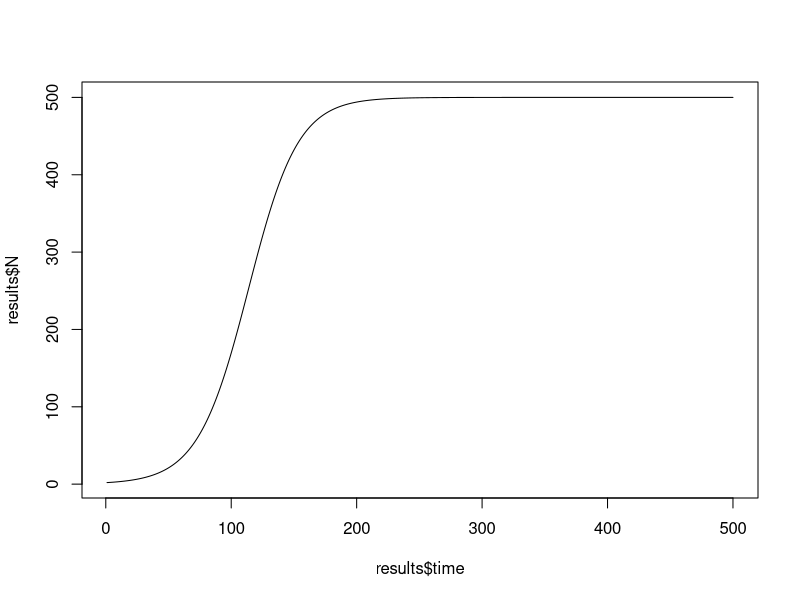
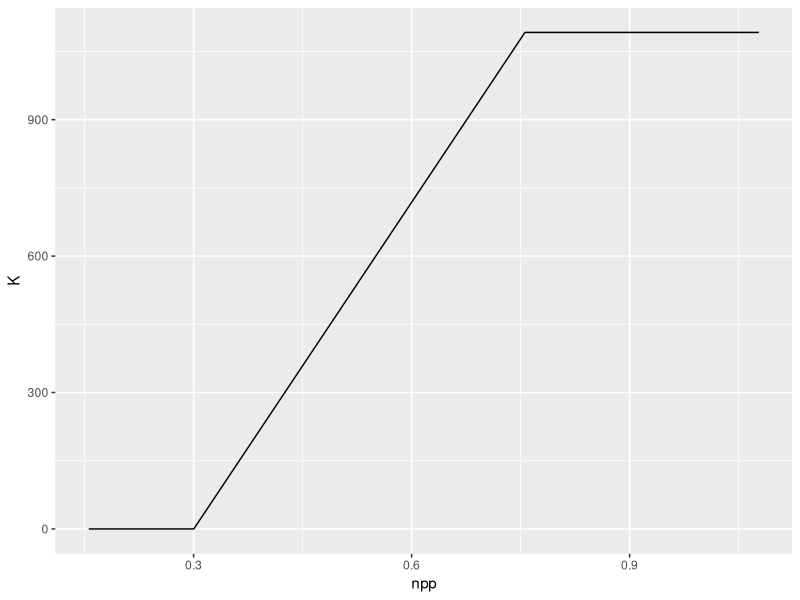
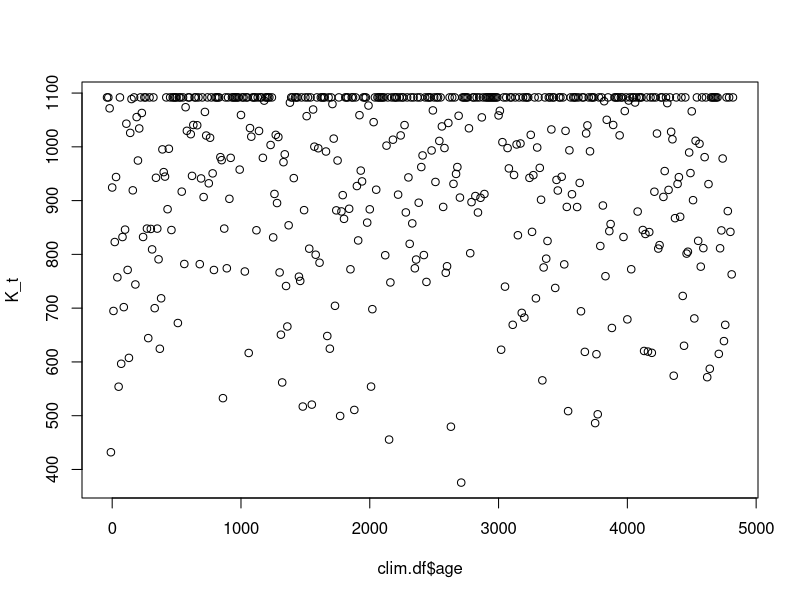
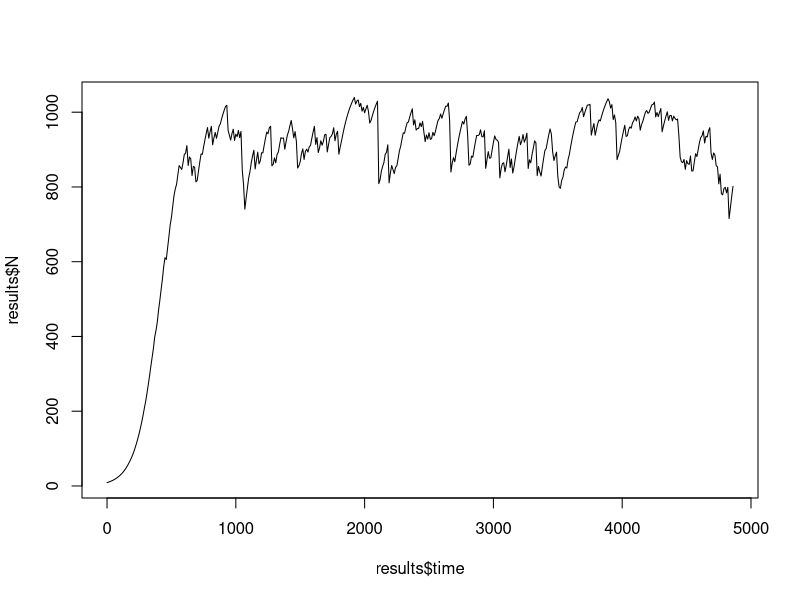

Generate these figures, in order, with R:
## Single random rin of log growth model
## Sample the following
## tstart (initial settlement)
## npp_lo: minimum NPP for growth
## npp_hi: maximum NPP for growth
## cK0: initial number of individuals
## r: growth rate
## Kmax: max carrying capacity
## NPPlo: NPP value corresponding to K=0
## NPPhi: NPP value corresponding to K=Kmax
set.seed(42)

library(ggplot2)

log_growth <- function(N0, r, K, time) {
  N_t <- rep(NA, length(time))
  N_t <- N0
  for (i in 2:length(time)) {
    # N_t[i] = K / (1 + ((K - N0) / N0) * exp(-r * time[i]))
    N_t[i] = N_t[i-1] + r * N_t[i-1] * (1 - (N_t[i-1] / K))
  }
  return(list(time = time,
              N = N_t))
}

## Simple example
myN0 <- 2
myr <- 0.05
myK <- 500
mytime <- seq(1, 500)
results <- log_growth(N0 = myN0, 
                      r = myr, 
                      K = myK, 
                      time = mytime)

plot(results$time, results$N, 
     type = 'l')



## Try with random parameters
## this will give us the parameters to use for hte model run - we will want to set up some sort of procedure that will grab n values
## for each of these
clim.df <- read.csv("./data/clim.df.csv")

tstart <- round(runif(1, min = 3000, max = 5000))
npp_limits <- sort(runif(2, min = 0.1, max = 0.8))
npp_lo <- npp_limits[1]
npp_hi <- npp_limits[2]
cK0 <- round(runif(1, min = 2, max = 10))
r <- exp(runif(1, min = log(0.01), max = log(0.5)))
Kmax <- exp(runif(1, min = log(100), max = log(10000)))
## Kmax: max carrying capacity

## NPP - K relationship
## this will set the relationship between NPP and k based upon the sampled values from above for npp low and hi
plot.df <- data.frame(npp = c(min(clim.df$npp), npp_lo, npp_hi, max(clim.df$npp)),
                      K = c(0, 0, Kmax, Kmax))
ggplot(plot.df, aes(x = npp, y = K)) +
  geom_line()

## Derive time-dependent K
## this will give us k at each time step (or at least k without any impact of SEI - so k based on npp)
## First filter climate to tstart
clim.df <- clim.df[clim.df$age < tstart, ] #
time <- max(clim.df$age) - clim.df$age## Need to invert time somehow
K_t <- approx(plot.df$npp, plot.df$K, clim.df$npp)$y
plot(clim.df$age, K_t)

## New function with time dependent K
## this provides log growth model that will output based upon the chosen parameter values and reading in k at each time step
log_growth_t <- function(N0, r, K, time) {
  if (length(K) != length(time)) {stop("K and time have different legnths")}
  
  N_t <- rep(NA, length(time))
  N_t[1] <- N0
  for (i in 2:length(time)) {
    # N_t[i] = K[i] / (1 + ((K[i] - N0) / N0) * exp(-r * time[i]))
    N_t[i] = N_t[i-1] + r * N_t[i-1] * (1 - (N_t[i-1] / K[i]))
    
  }
  return(list(time = time,
              K = K,
              N = N_t))
}

results <- log_growth_t(N0 = cK0, 
                        r = r, 
                        K = K_t, 
                        time = time)
plot(results$time, results$N, 
     type = 'l')
